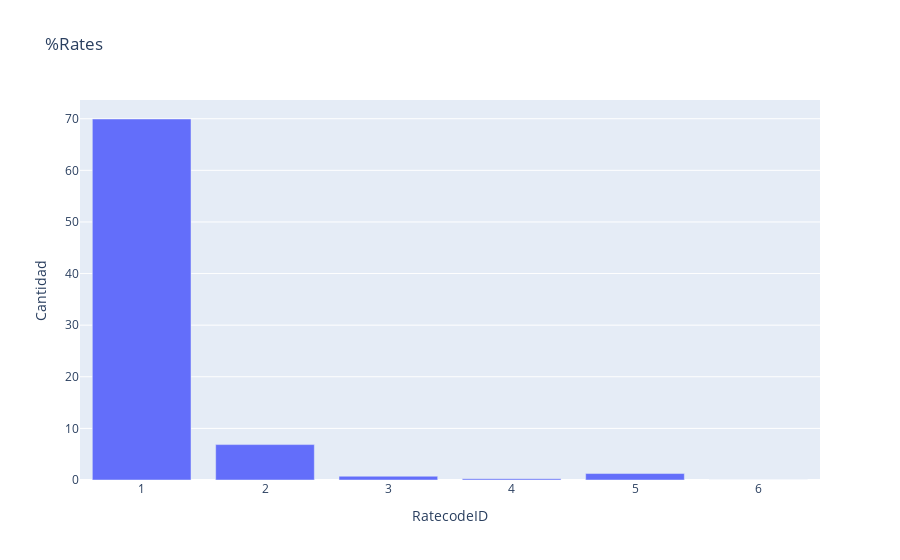

The cell this chart's notebook holds for it:
### Code cell
fig = px.bar(data_frame=data_rate, x=data_rate.index, y=data_rate.values,
            labels={'y':'Cantidad'}, title='%Rates')
fig.show()

### Figure 1 — Plotly figure (JSON) as saved in the notebook; plotly's stock layout.template omitted (floating-point values rounded to 4 significant figures)
{"data": [{"alignmentgroup": "True", "hovertemplate": "RatecodeID=%{x}<br>Cantidad=%{y}<extra></extra>", "legendgroup": "", "marker": {"color": "#636efa", "pattern": {"shape": ""}}, "name": "", "offsetgroup": "", "orientation": "v", "showlegend": false, "textposition": "auto", "type": "bar", "x": [1, 2, 3, 4, 5, 6], "xaxis": "x", "y": [69.95, 6.863, 0.7302, 0.2518, 1.25, 0.001299], "yaxis": "y"}], "layout": {"barmode": "relative", "legend": {"tracegroupgap": 0}, "title": {"text": "%Rates"}, "xaxis": {"anchor": "y", "domain": [0, 1], "title": {"text": "RatecodeID"}}, "yaxis": {"anchor": "x", "domain": [0, 1], "title": {"text": "Cantidad"}}}}
